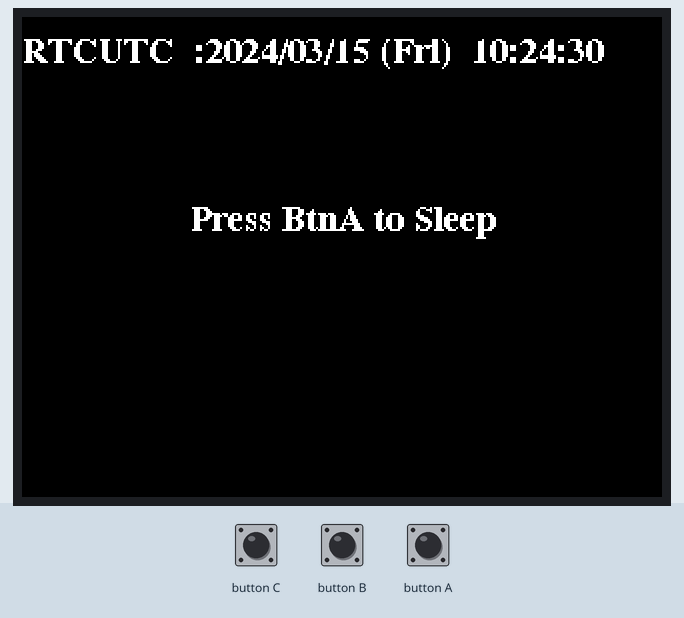
This sketch was run on a simulated ESP32. Parts: 320×240 colour display. Inputs (shaded band) come from the test bench. The local clock reads 2024-03-15 10:24:30 at power-on unless the sketch sets it; what the sketch prints to the serial monitor is not drawn. At 1.5 s the program puts the board to deep sleep or switches it off; the recording ends there.

Above: at 0.2 s.
At 1.3 s:
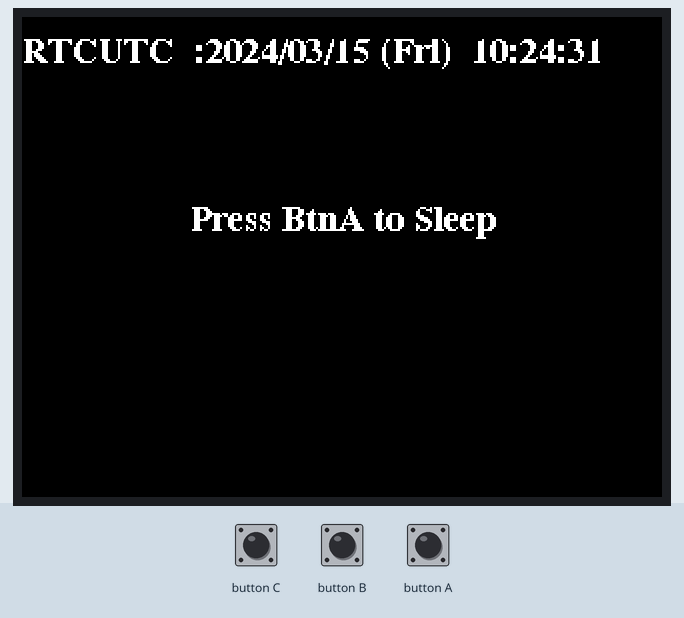
1.4 s: button A pressed for 0.15 s
Timing chart, 0 to 1.5 s (numbered marks = the images above; inputs shaded):
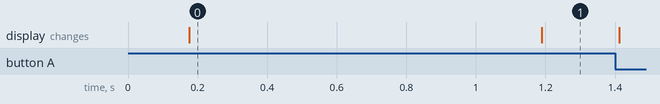

The sketch:

Wakeup.ino
```cpp
//https://docs.m5stack.com/en/arduino/m5station/wakeup

#include <M5Unified.h>

void setup(void) {
  auto cfg = M5.config();
  M5.begin(cfg);

  M5.Display.setTextDatum(middle_center);
  M5.Display.setTextFont(&fonts::FreeSerifBold9pt7b);
  M5.Display.setTextSize(1);

  M5.Display.drawString("Press BtnA to Sleep", M5.Display.width() / 2, M5.Display.height() / 2 - 20);
  Serial.begin(115200);
}

static constexpr const char* const wd[7] = { "Sun", "Mon", "Tue", "Wed", "Thr", "Fri", "Sat" };

void showDateTime(void)
{
	//RTC chip
	m5::rtc_datetime_t now = M5.Rtc.getDateTime();

	Serial.printf("RTC	UTC  :%04d/%02d/%02d (%s)  %02d:%02d:%02d\r\n",
					now.date.year, now.date.month, now.date.date,
					wd[now.date.weekDay], now.time.hours, now.time.minutes, now.time.seconds);

	M5.Display.setCursor(0, 10);

	M5.Display.printf("RTC	UTC  :%04d/%02d/%02d (%s)  %02d:%02d:%02d",
					now.date.year, now.date.month, now.date.date,
					wd[now.date.weekDay], now.time.hours, now.time.minutes, now.time.seconds);
}

void loop(void) {

	static int cntr = 0;

  // cant really code a hard time cause i don't know the RTc time is.
	delay(10);

	if (!(cntr++ % 100))
	{
		showDateTime();
	}

	M5.update();

	if (M5.BtnA.wasPressed())
	{
		Serial.printf("I'm going to sleep\n");
		showDateTime();

		M5.Display.clear();


/*
	see also
		void deepSleep(std::uint64_t micro_seconds = 0, bool touch_wakeup = true);
		void lightSleep(std::uint64_t micro_seconds = 0, bool touch_wakeup = true);
*/

#if 0
		// sleep for num seconds from this very moment
	    M5.Power.timerSleep(5);//sec
#else
		// awake at an absolute time and/or date
		m5::rtc_time_t absTime = {15, 20, 0};
	    m5::rtc_date_t absDate = {2025, 8 ,  4 , 1};

		#if 1
			// sleep until a specified time
			// as the RTC chip may not be up to date,
			// just take what it thinks is the current time
			// and advance 50 seconds to the future.
			// it's still usiing 'absolute' time as required.
			//

			// CAUTION: the wakeup always occurs at the
			//    top of the minute regardless of any
			//    user specified seconds.
			//    Maybe wakeup h/w only works on HH:MM
			//    and not HH:MM:SS
			// specifying a wakeup time that expires
			// within the current minute will be ignored.
			//

			m5::rtc_time_t nowT = M5.Rtc.getTime();

			nowT.seconds += 50;	// advance 50 seconds.
			nowT.minutes += nowT.seconds/60;
			nowT.seconds %= 60;

			nowT.hours   += nowT.minutes/60;
			nowT.minutes %= 60;
			nowT.hours   %= 24;

			Serial.printf("Reboot from sleep scheduled for ...\n");
			Serial.printf("CU @RTC %02d:%02d:%02d UTC\r\n",
							nowT.hours,
							nowT.minutes,
							nowT.seconds);
			Serial.flush();

			M5.Power.timerSleep(nowT);
			//M5.Power.timerSleep(absTime);
		#else
			// sleep until a specified date and time
		    //M5.Power.timerSleep(absDate, absTime);
		#endif

	    M5.Power.powerOff();
#endif

  }
}
```

Measured:
- what the display in image 0 shows lasts 1.0 s, from 0.2 s to 1.2 s
